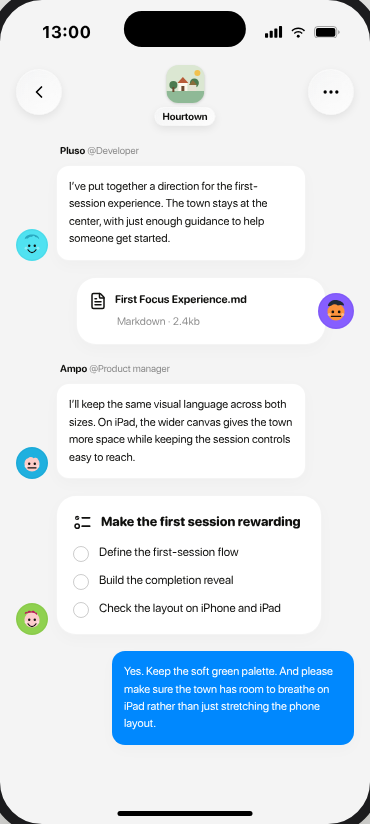
#> input picture UIDesign/app/airbuild/docs/verification/rounds/v1.10/bare/chat-390.png, 370 x 824 px, found by its file name
$ python verify-v19.py
#> lines starting #> are read from the running program, lines starting #| are printed output that depends on the picture
from PIL import Image
import os
B='/home/hatch/workspace/DesignRepoForMuse/UIDesign/app/airbuild/docs/verification/rounds/v1.9/bare/'
def spans(img,y,pred,x0=0,x1=370):
    xs=[x for x in range(x0,x1) if pred(img.getpixel((x,y)))]
    if not xs: return []
    g=[[xs[0]]]
    for x in xs[1:]:
        if x-g[-1][-1]<=2: g[-1].append(x)
        else: g.append([x])
    return [(a[0],a[-1]) for a in g if len(a)>=2]
def hx(p): return f'#{p[0]:02x}{p[1]:02x}{p[2]:02x}'
ch=Image.open(B+'chat-390.png').convert('RGB')
#> ch is the input picture: PIL image 370x824 RGB; mean R, G, B 218.8, 228.8, 237
print('== chat user bubble blue rows (bare coords): leftmost blue per row near bubble top')
for y in range(600,700,4):
    s=spans(ch,y,lambda p: p[2]>200 and 100<p[1]<190,0,370)
    if s: print(f'  y={y} blue {s}')
#> this loop made 25 passes
#> s on passes 14, 15, 16, 17, 20, 21, 22, 25: [(119, 346)], [(114, 351)], [(112, 353)], [(112, 353)], [(112, 212), (217, 353)], [(112, 353)], [(112, 353)], [(112, 353)]
#|   y=652 blue [(119, 346)]
#|   y=656 blue [(114, 351)]
#|   y=660 blue [(112, 353)]
#|   y=664 blue [(112, 353)]
#|   y=668 blue [(112, 202), (205, 253), (256, 265), (268, 281), (284, 307), (310, 353)]
#|   y=672 blue [(112, 129), (132, 137), (141, 168), (171, 192), (196, 202), (205, 215), (218, 245), (251, 253), (258, 265), (268, 279), (286, 307), (312, 316), (319, 323), (329, 353)]
#|   y=676 blue [(112, 212), (217, 353)]
#|   y=680 blue [(112, 353)]
#> (further printed lines are left out)
print('== chat agent bubble: first bubble left edge + first dark glyph (rows y~150-170 in bare? use DOM y150-10=140 framed->bare 140)')
for y in range(130,180,4):
    w=spans(ch,y,lambda p: p[0]>248 and p[1]>248 and p[2]>248,40,300)
    d=spans(ch,y,lambda p: sum(p)<350,40,300)
    if w or d: print(f'  y={y} white {w} dark {d}')
#> this loop made 13 passes
#> w on passes 10 to 13: [(65, 296)], [(60, 299)], [(57, 299)], [(57, 299)]
#> d on pass 6: [(64, 69), (72, 75), (83, 84)]
#|   y=150 white [] dark [(64, 69), (72, 75), (83, 84)]
#|   y=166 white [(65, 296)] dark []
#|   y=170 white [(60, 299)] dark []
#|   y=174 white [(57, 299)] dark []
#|   y=178 white [(57, 299)] dark []
print('== chat home indicator row y811-816, x110..260 dark spans')
for y in range(809,819):
    s=spans(ch,y,lambda p: sum(p)<150,0,370)
    print(f'  y={y} dark {s}')
#> this loop made 10 passes
#> s on passes 1 to 10: [(0, 9), (360, 369)], [(0, 10), (359, 369)], [(0, 11), (119, 250), (358, 369)], [(0, 12), (118, 251), (357, 369)], [(1, 13), (118, 251), (356, 368)], [(2, 14), (118, 251), (355, 367)], [(3, 15), (119, 250), (354, 366)], [(4, 16), (353, 365)], [(5, 18), (351, 364)], [(5, 20), (349, 364)]
#|   y=809 dark [(0, 9), (360, 369)]
#|   y=810 dark [(0, 10), (359, 369)]
#|   y=811 dark [(0, 11), (119, 250), (358, 369)]
#|   y=812 dark [(0, 12), (118, 251), (357, 369)]
#|   y=813 dark [(1, 13), (118, 251), (356, 368)]
#|   y=814 dark [(2, 14), (118, 251), (355, 367)]
#|   y=815 dark [(3, 15), (119, 250), (354, 366)]
#|   y=816 dark [(4, 16), (353, 365)]
#> (further printed lines are left out)
br=Image.open(B+'briefing-390.png').convert('RGB')
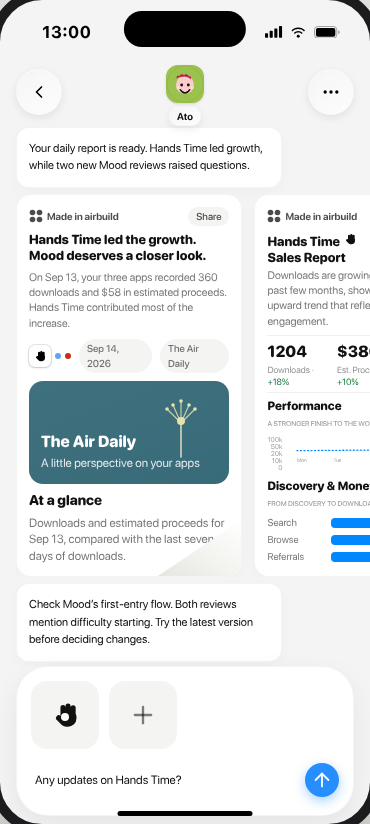
#> input picture UIDesign/app/airbuild/docs/verification/rounds/v1.10/bare/briefing-390.png, 370 x 824 px, found by its file name
#> br is the input picture: PIL image 370x824 RGB; mean R, G, B 223.5, 227.6, 228.7
print('== briefing send disc blue bbox rows y750..800 step5')
for y in range(740,810,5):
    s=spans(br,y,lambda p: p[2]>200 and 100<p[1]<190,250,370)
    if s: print(f'  y={y} blue {s}')
#> this loop made 14 passes
#> s on passes 6 to 12: [(313, 330)], [(308, 335)], [(306, 318), (325, 337)], [(305, 314), (317, 320), (323, 326), (329, 338)], [(306, 320), (323, 337)], [(309, 334)], [(315, 328)]
#|   y=765 blue [(313, 330)]
#|   y=770 blue [(308, 335)]
#|   y=775 blue [(306, 318), (325, 337)]
#|   y=780 blue [(305, 314), (317, 320), (323, 326), (329, 338)]
#|   y=785 blue [(306, 320), (323, 337)]
#|   y=790 blue [(309, 334)]
#|   y=795 blue [(315, 328)]
print('== briefing send arrow white bbox (inside disc): rows y760..790')
for y in range(760,791,5):
    s=spans(br,y,lambda p: p[0]>240 and p[1]>240 and p[2]>240,300,360)
    if s: print(f'  y={y} white {s}')
#> this loop made 7 passes
#> s on passes 1 to 5: [(300, 353)], [(300, 310), (333, 353)], [(300, 304), (339, 353)], [(300, 301), (319, 324), (342, 353)], [(343, 353)]
#> s on passes 6 to 7: [(344, 353)], [(343, 352)]
#|   y=760 white [(300, 353)]
#|   y=765 white [(300, 310), (333, 353)]
#|   y=770 white [(300, 304), (339, 353)]
#|   y=775 white [(300, 301), (319, 324), (342, 353)]
#|   y=780 white [(343, 353)]
#|   y=785 white [(344, 353)]
#|   y=790 white [(343, 352)]
print('== briefing second message: col x=60 y560..760 step8 (W=white bubble, C=canvas, B=blue/composer)')
for y in range(560,761,8):
    p=br.getpixel((60,y)); k='W' if p[0]>248 and p[1]>248 and p[2]>248 else ('C' if 240<=p[0]<=247 else 'X')
    print(f'{y}:{k}',end=' ')
#> this loop made 26 passes
#> (p, k) on passes 1 to 12: ((255, 255, 255), 'W'), ((255, 255, 255), 'W'), ((244, 244, 244), 'C'), ((255, 255, 255), 'W'), ((255, 255, 255), 'W'), ((255, 255, 255), 'W'), ((255, 255, 255), 'W'), ((255, 255, 255), 'W'), ((84, 84, 82), 'X'), ((255, 255, 255), 'W'), ((255, 255, 255), 'W'), ((255, 255, 255), 'W')
#| 560:W
#| 568:W
#| 576:C
#| 584:W
#| 592:W
#| 600:W
#| 608:W
#| 616:W
#> (further printed lines are left out)
print()
print('== briefing glass pill (chat top pill) sample: row y~82 (DOM pill y92 framed -> bare 82), x165..230 step10')
for x in range(160,235,10):
    print(f'{x}:{hx(br.getpixel((x,82)))}',end=' ')
#> this loop made 8 passes
#| 160:#f4f4f4
#| 170:#9bc24d
#| 180:#fccccc
#| 190:#fccccc
#| 200:#9bc24d
#| 210:#f4f4f4
#| 220:#f4f4f4
#| 230:#f4f4f4
print()
co=Image.open(B+'components-390.png').convert('RGB')
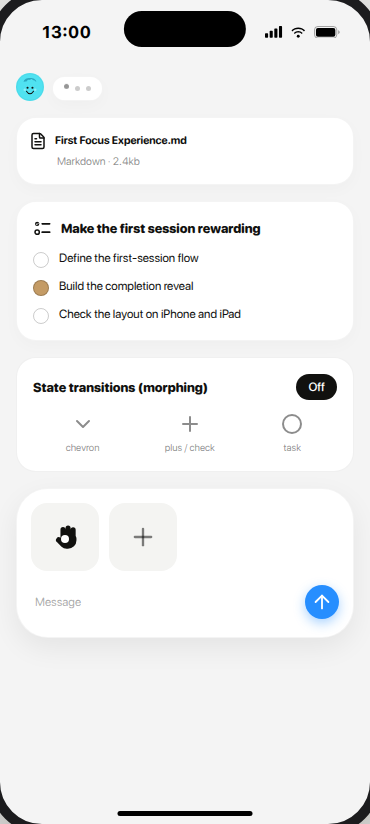
#> input picture UIDesign/app/airbuild/docs/verification/rounds/v1.10/bare/components-390.png, 370 x 824 px, found by its file name
#> co is the input picture: PIL image 370x824 RGB; mean R, G, B 238.7, 239.3, 239.6
print('== components typing dots rows y55..75: dark spans x60..115')
for y in range(55,76,4):
    s=spans(co,y,lambda p: sum(p)<400,60,115)
    if s: print(f'  y={y} dark {s}')
print('== components send disc rows y555..590 step5')
for y in range(555,591,5):
    s=spans(co,y,lambda p: p[2]>200 and 100<p[1]<190,250,370)
    if s: print(f'  y={y} blue {s}')
#> this loop made 8 passes
#> s on pass 7: [(318, 325)]
#> s on pass 8: [(310, 333)]
#|   y=585 blue [(318, 325)]
#|   y=590 blue [(310, 333)]
